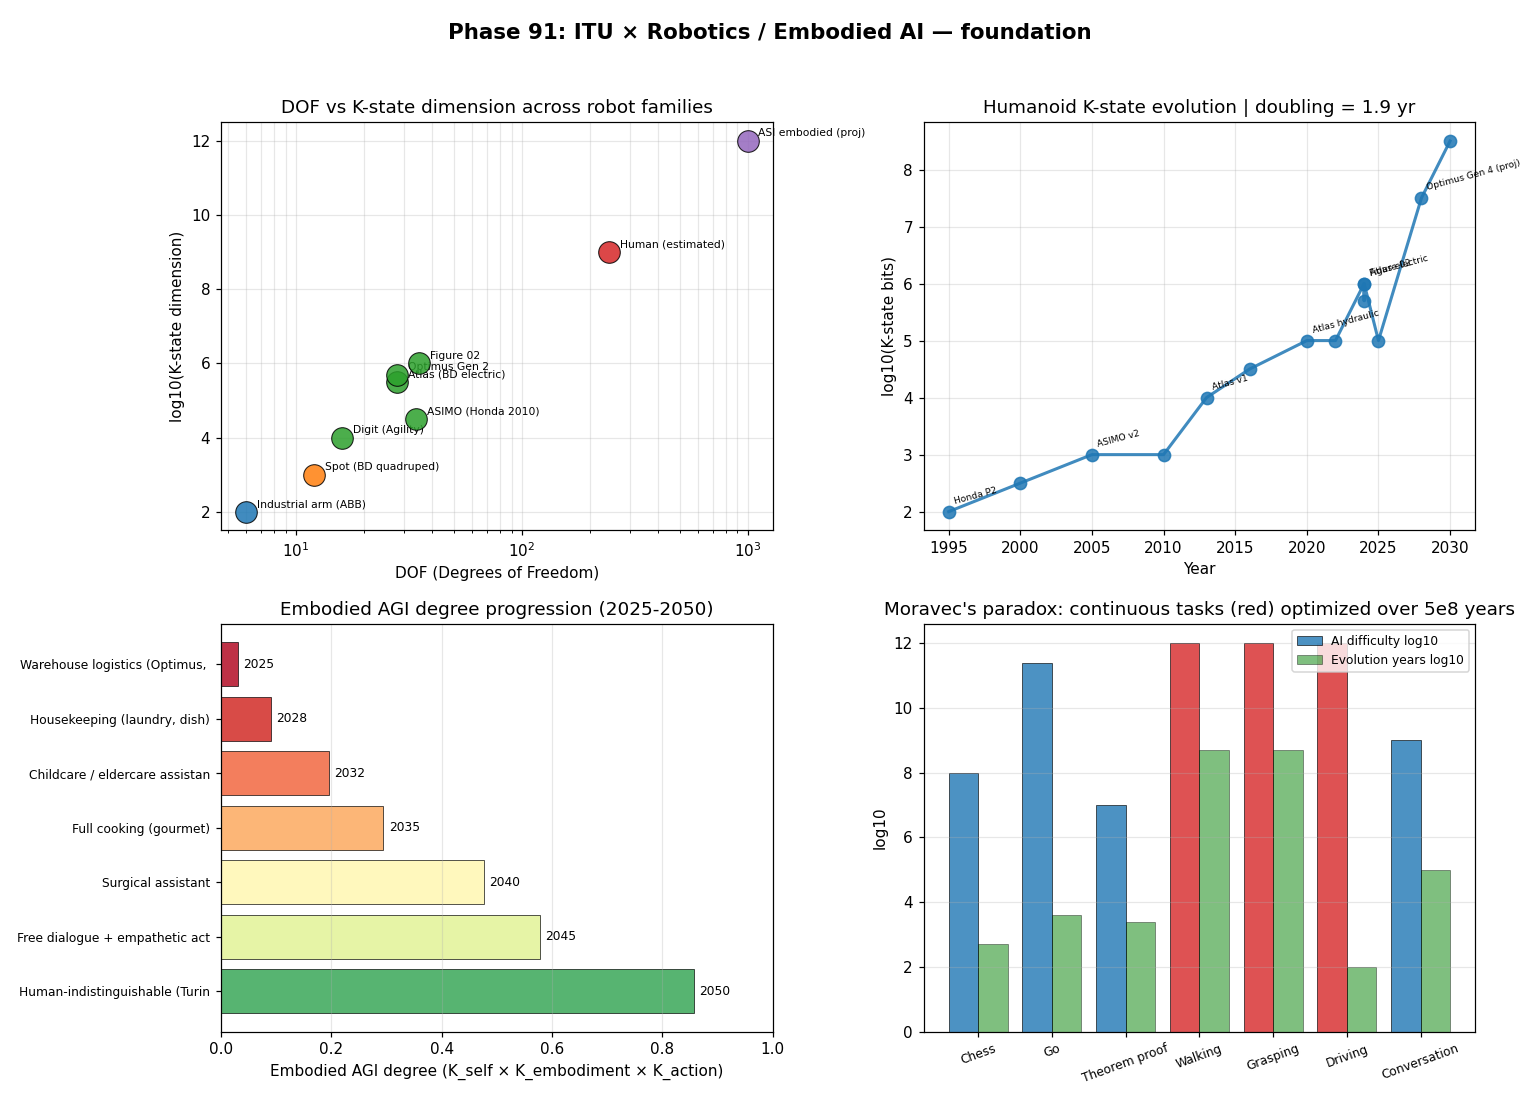

The Python source for this figure:
"""
Phase 91: ITU Robotics / Embodied AI foundation
Tier 1 #13 — Phase 1/4

4 numerical experiments:
1. DOF and K-state dimension scaling (robot families)
2. Humanoid evolution: control freq and K-state bits over time
3. Embodied AGI degree = K_self x K_embodiment x K_action (use case analysis)
4. Moravec's paradox quantitative: chess vs walking K-space comparison

Output: robotics_itu_foundation.png + robotics_itu_foundation_summary.json
"""

import json
import math
import numpy as np
import matplotlib.pyplot as plt


# ----------------------------------------------------------------------
# Test 1: DOF and K-state dimension
# ----------------------------------------------------------------------
def test1_dof_kstate():
    robots = [
        {"name": "Industrial arm (ABB)", "DOF": 6,   "K_dim_log10": 2.0, "category": "industrial"},
        {"name": "Spot (BD quadruped)",  "DOF": 12,  "K_dim_log10": 3.0, "category": "quadruped"},
        {"name": "Digit (Agility)",      "DOF": 16,  "K_dim_log10": 4.0, "category": "humanoid"},
        {"name": "ASIMO (Honda 2010)",   "DOF": 34,  "K_dim_log10": 4.5, "category": "humanoid"},
        {"name": "Atlas (BD electric)",  "DOF": 28,  "K_dim_log10": 5.5, "category": "humanoid"},
        {"name": "Optimus Gen 2",        "DOF": 28,  "K_dim_log10": 5.7, "category": "humanoid"},
        {"name": "Figure 02",            "DOF": 35,  "K_dim_log10": 6.0, "category": "humanoid"},
        {"name": "Human (estimated)",    "DOF": 244, "K_dim_log10": 9.0, "category": "biological"},
        {"name": "ASI embodied (proj)",  "DOF": 1000,"K_dim_log10": 12.0,"category": "ASI"},
    ]
    return {
        "robots": robots,
        "DOF_range": [min(r["DOF"] for r in robots), max(r["DOF"] for r in robots)],
        "K_dim_range_log10": [
            min(r["K_dim_log10"] for r in robots),
            max(r["K_dim_log10"] for r in robots)
        ],
    }


# ----------------------------------------------------------------------
# Test 2: Humanoid evolution timeline
# ----------------------------------------------------------------------
def test2_humanoid_evolution():
    timeline = [
        {"year": 1995, "name": "Honda P2",         "DOF": 28, "control_Hz": 50,   "K_bits_log10": 2.0},
        {"year": 2000, "name": "ASIMO v1",         "DOF": 26, "control_Hz": 100,  "K_bits_log10": 2.5},
        {"year": 2005, "name": "ASIMO v2",         "DOF": 34, "control_Hz": 200,  "K_bits_log10": 3.0},
        {"year": 2010, "name": "ASIMO 2010",       "DOF": 34, "control_Hz": 100,  "K_bits_log10": 3.0},
        {"year": 2013, "name": "Atlas v1",         "DOF": 28, "control_Hz": 500,  "K_bits_log10": 4.0},
        {"year": 2016, "name": "Atlas v2",         "DOF": 28, "control_Hz": 1000, "K_bits_log10": 4.5},
        {"year": 2020, "name": "Atlas hydraulic",  "DOF": 28, "control_Hz": 1000, "K_bits_log10": 5.0},
        {"year": 2022, "name": "Optimus Bumblebee","DOF": 28, "control_Hz": 1000, "K_bits_log10": 5.0},
        {"year": 2024, "name": "Atlas electric",   "DOF": 28, "control_Hz": 2000, "K_bits_log10": 6.0},
        {"year": 2024, "name": "Optimus Gen 2",    "DOF": 28, "control_Hz": 2000, "K_bits_log10": 5.7},
        {"year": 2024, "name": "Figure 02",        "DOF": 35, "control_Hz": 1500, "K_bits_log10": 6.0},
        {"year": 2025, "name": "Unitree G1",       "DOF": 23, "control_Hz": 1000, "K_bits_log10": 5.0},
        {"year": 2028, "name": "Optimus Gen 4 (proj)", "DOF": 35, "control_Hz": 5000, "K_bits_log10": 7.5},
        {"year": 2030, "name": "Embodied AGI (proj)",  "DOF": 40, "control_Hz": 10000, "K_bits_log10": 8.5},
    ]
    years = [t["year"] for t in timeline]
    K_log = [t["K_bits_log10"] for t in timeline]
    Hz = [t["control_Hz"] for t in timeline]
    # Linear fit on K_log vs year
    slope, intercept = np.polyfit(years, K_log, 1)
    return {
        "timeline": timeline,
        "K_growth_per_year_orders": float(slope),
        "K_doubling_period_yr": float(math.log10(2.0) / slope) if slope > 0 else None,
        "control_freq_2024_vs_1995_ratio": float(2000 / 50),
        "K_bits_2024_vs_1995_ratio": float(10 ** (6.0 - 2.0)),
    }


# ----------------------------------------------------------------------
# Test 3: Embodied AGI degree per use case
# ----------------------------------------------------------------------
def test3_embodied_agi():
    use_cases = [
        {"name": "Warehouse logistics (Optimus, Digit)", "K_self": 0.20, "K_embodiment": 0.30, "K_action": 0.50, "year": 2025},
        {"name": "Housekeeping (laundry, dish)",          "K_self": 0.30, "K_embodiment": 0.50, "K_action": 0.60, "year": 2028},
        {"name": "Childcare / eldercare assistance",      "K_self": 0.50, "K_embodiment": 0.60, "K_action": 0.65, "year": 2032},
        {"name": "Full cooking (gourmet)",                "K_self": 0.60, "K_embodiment": 0.70, "K_action": 0.70, "year": 2035},
        {"name": "Surgical assistant",                    "K_self": 0.70, "K_embodiment": 0.80, "K_action": 0.85, "year": 2040},
        {"name": "Free dialogue + empathetic action",     "K_self": 0.80, "K_embodiment": 0.85, "K_action": 0.85, "year": 2045},
        {"name": "Human-indistinguishable (Turing+phys)", "K_self": 0.95, "K_embodiment": 0.95, "K_action": 0.95, "year": 2050},
    ]
    for uc in use_cases:
        uc["embodied_AGI_degree"] = uc["K_self"] * uc["K_embodiment"] * uc["K_action"]
    return {
        "use_cases": use_cases,
        "max_degree": float(max(u["embodied_AGI_degree"] for u in use_cases)),
    }


# ----------------------------------------------------------------------
# Test 4: Moravec's paradox quantitative
# ----------------------------------------------------------------------
def test4_moravec():
    tasks = [
        {"name": "Chess",         "K_action_log10": 4.0, "K_env_log10": 4.0, "continuous": False, "evol_yr": 500},
        {"name": "Go",            "K_action_log10": 5.7, "K_env_log10": 5.7, "continuous": False, "evol_yr": 4000},
        {"name": "Theorem proof", "K_action_log10": 6.0, "K_env_log10": 1.0, "continuous": False, "evol_yr": 2500},
        {"name": "Walking",       "K_action_log10": 5.0, "K_env_log10": 6.0, "continuous": True,  "evol_yr": 5e8},
        {"name": "Grasping",      "K_action_log10": 5.0, "K_env_log10": 6.0, "continuous": True,  "evol_yr": 5e8},
        {"name": "Driving",       "K_action_log10": 4.0, "K_env_log10": 7.0, "continuous": True,  "evol_yr": 100},  # human-novel
        {"name": "Conversation",  "K_action_log10": 4.0, "K_env_log10": 5.0, "continuous": False, "evol_yr": 1e5},
    ]
    for t in tasks:
        # Total K dimension
        t["K_total_log10"] = t["K_action_log10"] + t["K_env_log10"]
        # Difficulty for AI = K_total * continuous penalty (continuous = 10x harder)
        t["AI_difficulty_log10"] = t["K_total_log10"] + (1.0 if t["continuous"] else 0.0)
        # Evolutionary optimization (log years)
        t["evol_log10_yr"] = math.log10(max(t["evol_yr"], 1))
        # Net "Moravec gap" = how AI sees it vs how evolution optimized it
        t["moravec_gap"] = t["AI_difficulty_log10"] - t["evol_log10_yr"]
    return {"tasks": tasks}


# ----------------------------------------------------------------------
# Figure
# ----------------------------------------------------------------------
def make_figure(t1, t2, t3, t4, path):
    fig, axes = plt.subplots(2, 2, figsize=(14, 10))

    # Panel 1: DOF vs K-state dimension
    ax = axes[0, 0]
    cat_color = {"industrial": "#1f77b4", "quadruped": "#ff7f0e",
                 "humanoid": "#2ca02c", "biological": "#d62728", "ASI": "#9467bd"}
    for r in t1["robots"]:
        ax.scatter(r["DOF"], r["K_dim_log10"], s=200, c=cat_color[r["category"]],
                   alpha=0.85, edgecolor="black", linewidths=0.7, zorder=3)
        ax.annotate(r["name"], (r["DOF"], r["K_dim_log10"]), xytext=(7, 3),
                    textcoords="offset points", fontsize=7)
    ax.set_xscale("log")
    ax.set_xlabel("DOF (Degrees of Freedom)")
    ax.set_ylabel("log10(K-state dimension)")
    ax.set_title("DOF vs K-state dimension across robot families")
    ax.grid(alpha=0.3, which="both")

    # Panel 2: Humanoid evolution timeline
    ax = axes[0, 1]
    years = [t["year"] for t in t2["timeline"]]
    K_log = [t["K_bits_log10"] for t in t2["timeline"]]
    ax.plot(years, K_log, "o-", color="#1f77b4", lw=2, markersize=8, alpha=0.85)
    for t in t2["timeline"][::2]:
        ax.annotate(t["name"], (t["year"], t["K_bits_log10"]),
                    xytext=(3, 5), textcoords="offset points", fontsize=6, rotation=15)
    ax.set_xlabel("Year")
    ax.set_ylabel("log10(K-state bits)")
    ax.set_title(f"Humanoid K-state evolution | doubling = {t2['K_doubling_period_yr']:.1f} yr")
    ax.grid(alpha=0.3)

    # Panel 3: Embodied AGI degree per use case
    ax = axes[1, 0]
    use_cases = t3["use_cases"]
    names = [u["name"][:30] for u in use_cases]
    degrees = [u["embodied_AGI_degree"] for u in use_cases]
    years = [u["year"] for u in use_cases]
    colors = plt.cm.RdYlGn(np.array(degrees))
    y_pos = np.arange(len(use_cases))
    bars = ax.barh(y_pos, degrees, color=colors, alpha=0.85, edgecolor="black", linewidth=0.5)
    for i, (uc, deg, yr) in enumerate(zip(use_cases, degrees, years)):
        ax.text(deg + 0.01, i, f"{yr}", fontsize=8, va="center")
    ax.set_yticks(y_pos)
    ax.set_yticklabels(names, fontsize=8)
    ax.invert_yaxis()
    ax.set_xlabel("Embodied AGI degree (K_self × K_embodiment × K_action)")
    ax.set_xlim(0, 1.0)
    ax.set_title(f"Embodied AGI degree progression (2025-2050)")
    ax.grid(alpha=0.3, axis="x")

    # Panel 4: Moravec's paradox
    ax = axes[1, 1]
    tasks = t4["tasks"]
    names = [t["name"] for t in tasks]
    difficulty = [t["AI_difficulty_log10"] for t in tasks]
    evol = [t["evol_log10_yr"] for t in tasks]
    colors = ["#d62728" if t["continuous"] else "#1f77b4" for t in tasks]
    x_pos = np.arange(len(tasks))
    width = 0.4
    ax.bar(x_pos - width/2, difficulty, width, color=colors, alpha=0.8,
           label="AI difficulty log10", edgecolor="black", linewidth=0.5)
    ax.bar(x_pos + width/2, evol, width, color="green", alpha=0.5,
           label="Evolution years log10", edgecolor="black", linewidth=0.5)
    ax.set_xticks(x_pos)
    ax.set_xticklabels(names, rotation=20, fontsize=8)
    ax.set_ylabel("log10")
    ax.set_title("Moravec's paradox: continuous tasks (red) optimized over 5e8 years")
    ax.legend(fontsize=8)
    ax.grid(alpha=0.3, axis="y")

    plt.suptitle("Phase 91: ITU × Robotics / Embodied AI — foundation",
                 fontsize=14, fontweight="bold")
    plt.tight_layout(rect=[0, 0, 1, 0.96])
    plt.savefig(path, dpi=110)
    plt.close()


# ----------------------------------------------------------------------
# Main
# ----------------------------------------------------------------------
if __name__ == "__main__":
    print("=" * 70)
    print("Phase 91: ITU × Robotics / Embodied AI — foundation")
    print("=" * 70)

    print("\n[Test 1] DOF and K-state dimension")
    t1 = test1_dof_kstate()
    for r in t1["robots"]:
        print(f"  {r['name']:30s}  DOF={r['DOF']:4d}  log10(K_dim)={r['K_dim_log10']:.1f}  [{r['category']}]")
    print(f"  Range: DOF {t1['DOF_range']}, log10 K_dim {t1['K_dim_range_log10']}")

    print("\n[Test 2] Humanoid evolution")
    t2 = test2_humanoid_evolution()
    for t in t2["timeline"][:5]:
        print(f"  {t['year']}: {t['name']:25s} DOF={t['DOF']} Hz={t['control_Hz']:5d} log10(K)={t['K_bits_log10']:.1f}")
    print(f"  ...")
    for t in t2["timeline"][-3:]:
        print(f"  {t['year']}: {t['name']:25s} DOF={t['DOF']} Hz={t['control_Hz']:5d} log10(K)={t['K_bits_log10']:.1f}")
    print(f"  K-state doubling period: {t2['K_doubling_period_yr']:.1f} years")
    print(f"  Control freq 2024 / 1995: {t2['control_freq_2024_vs_1995_ratio']:.0f}x")
    print(f"  K-bits 2024 / 1995:       {t2['K_bits_2024_vs_1995_ratio']:.0f}x")

    print("\n[Test 3] Embodied AGI degree per use case")
    t3 = test3_embodied_agi()
    for u in t3["use_cases"]:
        print(f"  {u['name']:48s}  AGI_deg={u['embodied_AGI_degree']:.3f}  ({u['year']})")
    print(f"  Max: {t3['max_degree']:.3f}")

    print("\n[Test 4] Moravec's paradox quantitative")
    t4 = test4_moravec()
    for tk in t4["tasks"]:
        cont = "CONTINUOUS" if tk["continuous"] else "discrete"
        print(f"  {tk['name']:18s}  K_tot={tk['K_total_log10']:.1f}  AI_diff={tk['AI_difficulty_log10']:.1f}  evol_log_yr={tk['evol_log10_yr']:.1f}  [{cont}]")

    out = {
        "phase": 91,
        "title": "ITU × Robotics / Embodied AI — foundation",
        "test1_dof_kstate": t1,
        "test2_humanoid_evolution": t2,
        "test3_embodied_agi": t3,
        "test4_moravec": t4,
    }
    with open("robotics_itu_foundation_summary.json", "w", encoding="utf-8") as f:
        json.dump(out, f, indent=2, ensure_ascii=False)
    print("\n  ✓ JSON saved: robotics_itu_foundation_summary.json")

    make_figure(t1, t2, t3, t4, "robotics_itu_foundation.png")
    print("  ✓ Figure saved: robotics_itu_foundation.png")

    print("\n" + "=" * 70)
    print("Phase 91 complete: max DOF=1000 (ASI proj), K-state 2x per {:.1f}yr, Embodied AGI 2050={:.2f}"
          .format(t2["K_doubling_period_yr"], t3["max_degree"]))
    print("=" * 70)
